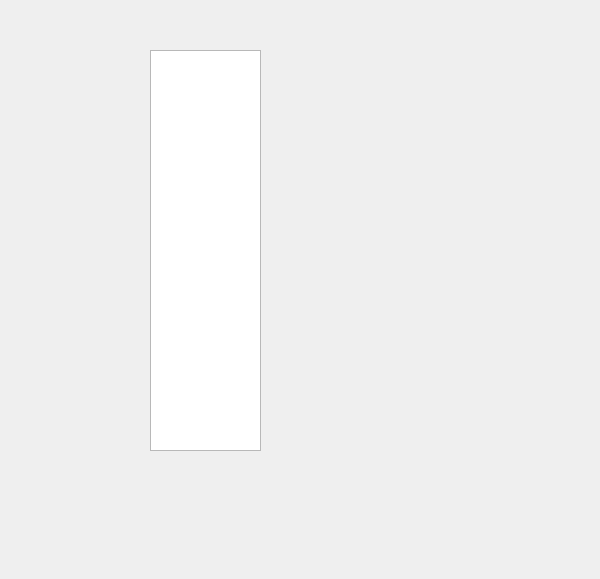
<?xml version="1.0" encoding="UTF-8"?>
<ui version="4.0">
 <class>TemperatureClass</class>
 <widget class="QWidget" name="TemperatureClass">
  <property name="geometry">
   <rect>
    <x>0</x>
    <y>0</y>
    <width>600</width>
    <height>579</height>
   </rect>
  </property>
  <property name="windowTitle">
   <string>Temperature</string>
  </property>
  <widget class="qbx_Temperature" name="graphicsTemperature">
   <property name="geometry">
    <rect>
     <x>150</x>
     <y>50</y>
     <width>111</width>
     <height>401</height>
    </rect>
   </property>
  </widget>
 </widget>
 <layoutdefault spacing="6" margin="11"/>
 <customwidgets>
  <customwidget>
   <class>qbx_Temperature</class>
   <extends>QGraphicsView</extends>
   <header location="global">qbx_temperature.h</header>
  </customwidget>
 </customwidgets>
 <resources>
  <include location="temperature.qrc"/>
 </resources>
 <connections/>
</ui>
